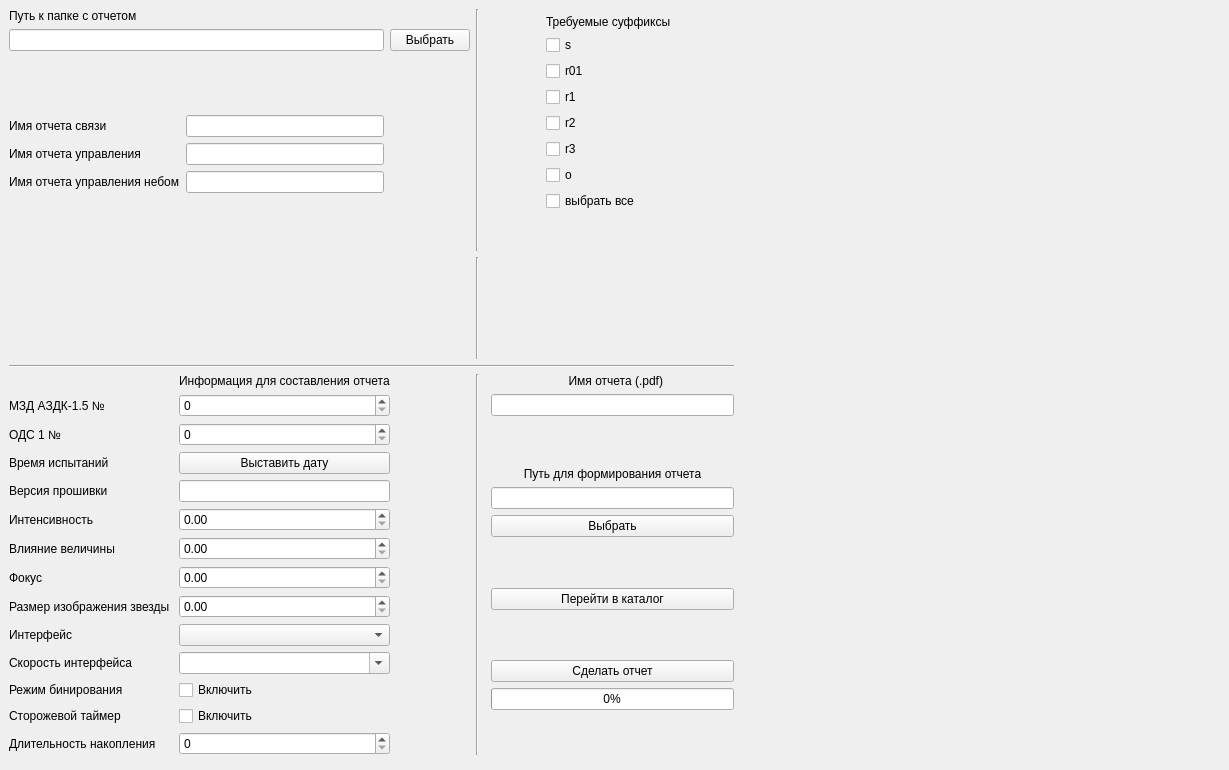
<?xml version="1.0" encoding="UTF-8"?>
<ui version="4.0">
 <class>MainWindow</class>
 <widget class="QMainWindow" name="MainWindow">
  <property name="geometry">
   <rect>
    <x>0</x>
    <y>0</y>
    <width>1229</width>
    <height>770</height>
   </rect>
  </property>
  <property name="minimumSize">
   <size>
    <width>800</width>
    <height>750</height>
   </size>
  </property>
  <property name="maximumSize">
   <size>
    <width>111111</width>
    <height>1111111</height>
   </size>
  </property>
  <property name="windowTitle">
   <string>MainWindow</string>
  </property>
  <widget class="QWidget" name="centralwidget">
   <layout class="QGridLayout" name="gridLayout_4">
    <item row="4" column="3">
     <layout class="QVBoxLayout" name="verticalLayout">
      <item>
       <widget class="QLabel" name="label_16">
        <property name="text">
         <string>  Имя отчета (.pdf)</string>
        </property>
        <property name="alignment">
         <set>Qt::AlignCenter</set>
        </property>
       </widget>
      </item>
      <item>
       <widget class="QLineEdit" name="file_name_line"/>
      </item>
      <item>
       <spacer name="verticalSpacer_3">
        <property name="orientation">
         <enum>Qt::Vertical</enum>
        </property>
        <property name="sizeHint" stdset="0">
         <size>
          <width>20</width>
          <height>40</height>
         </size>
        </property>
       </spacer>
      </item>
      <item>
       <widget class="QLabel" name="label_17">
        <property name="text">
         <string>Путь для формирования отчета</string>
        </property>
        <property name="alignment">
         <set>Qt::AlignCenter</set>
        </property>
       </widget>
      </item>
      <item>
       <widget class="QLineEdit" name="savepath_line"/>
      </item>
      <item>
       <widget class="QPushButton" name="save_path_button">
        <property name="text">
         <string>Выбрать</string>
        </property>
       </widget>
      </item>
      <item>
       <spacer name="verticalSpacer_4">
        <property name="orientation">
         <enum>Qt::Vertical</enum>
        </property>
        <property name="sizeHint" stdset="0">
         <size>
          <width>20</width>
          <height>40</height>
         </size>
        </property>
       </spacer>
      </item>
      <item>
       <widget class="QPushButton" name="to_path_button">
        <property name="text">
         <string>Перейти в каталог</string>
        </property>
       </widget>
      </item>
      <item>
       <spacer name="verticalSpacer_5">
        <property name="orientation">
         <enum>Qt::Vertical</enum>
        </property>
        <property name="sizeHint" stdset="0">
         <size>
          <width>20</width>
          <height>40</height>
         </size>
        </property>
       </spacer>
      </item>
      <item>
       <widget class="QPushButton" name="create_button">
        <property name="text">
         <string>Сделать отчет</string>
        </property>
       </widget>
      </item>
      <item>
       <widget class="QProgressBar" name="progressBar">
        <property name="styleSheet">
         <string notr="true">QProgressBar {
    text-align: center;
}</string>
        </property>
        <property name="maximum">
         <number>100</number>
        </property>
        <property name="value">
         <number>0</number>
        </property>
        <property name="textDirection">
         <enum>QProgressBar::TopToBottom</enum>
        </property>
       </widget>
      </item>
      <item>
       <spacer name="verticalSpacer_6">
        <property name="orientation">
         <enum>Qt::Vertical</enum>
        </property>
        <property name="sizeHint" stdset="0">
         <size>
          <width>20</width>
          <height>40</height>
         </size>
        </property>
       </spacer>
      </item>
     </layout>
    </item>
    <item row="2" column="1">
     <widget class="Line" name="line_4">
      <property name="orientation">
       <enum>Qt::Vertical</enum>
      </property>
     </widget>
    </item>
    <item row="0" column="1" rowspan="2" colspan="3">
     <widget class="Line" name="line">
      <property name="orientation">
       <enum>Qt::Vertical</enum>
      </property>
     </widget>
    </item>
    <item row="0" column="4" rowspan="5">
     <widget class="LogWidget" name="loger" native="true">
      <property name="minimumSize">
       <size>
        <width>480</width>
        <height>720</height>
       </size>
      </property>
     </widget>
    </item>
    <item row="3" column="0" colspan="4">
     <widget class="Line" name="line_2">
      <property name="orientation">
       <enum>Qt::Horizontal</enum>
      </property>
     </widget>
    </item>
    <item row="4" column="0">
     <layout class="QGridLayout" name="gridLayout">
      <item row="4" column="0">
       <widget class="QLabel" name="label_8">
        <property name="text">
         <string>Версия прошивки</string>
        </property>
       </widget>
      </item>
      <item row="12" column="0">
       <widget class="QLabel" name="label_22">
        <property name="text">
         <string>Сторожевой таймер</string>
        </property>
       </widget>
      </item>
      <item row="10" column="1">
       <widget class="QComboBox" name="speed_comboBox">
        <property name="editable">
         <bool>true</bool>
        </property>
       </widget>
      </item>
      <item row="0" column="1">
       <widget class="QLabel" name="label_6">
        <property name="text">
         <string>Информация для составления отчета</string>
        </property>
       </widget>
      </item>
      <item row="13" column="0">
       <widget class="QLabel" name="label_23">
        <property name="text">
         <string>Длительность накопления</string>
        </property>
       </widget>
      </item>
      <item row="11" column="0">
       <widget class="QLabel" name="label_15">
        <property name="text">
         <string>Режим бинирования</string>
        </property>
       </widget>
      </item>
      <item row="13" column="1">
       <widget class="QSpinBox" name="duration_spinBox"/>
      </item>
      <item row="7" column="0">
       <widget class="QLabel" name="label_11">
        <property name="text">
         <string>Фокус </string>
        </property>
       </widget>
      </item>
      <item row="9" column="2">
       <spacer name="horizontalSpacer">
        <property name="orientation">
         <enum>Qt::Horizontal</enum>
        </property>
        <property name="sizeHint" stdset="0">
         <size>
          <width>40</width>
          <height>20</height>
         </size>
        </property>
       </spacer>
      </item>
      <item row="1" column="0">
       <widget class="QLabel" name="label_7">
        <property name="text">
         <string>МЗД АЗДК-1.5 №</string>
        </property>
       </widget>
      </item>
      <item row="12" column="1">
       <widget class="QCheckBox" name="checkBox_timer">
        <property name="text">
         <string>Включить</string>
        </property>
       </widget>
      </item>
      <item row="2" column="1">
       <widget class="QSpinBox" name="number_ods_spinBox"/>
      </item>
      <item row="9" column="0">
       <widget class="QLabel" name="label_13">
        <property name="text">
         <string>Интерфейс</string>
        </property>
       </widget>
      </item>
      <item row="7" column="1">
       <widget class="QDoubleSpinBox" name="focus_doubleSpinBox"/>
      </item>
      <item row="9" column="1">
       <widget class="QComboBox" name="comboBox"/>
      </item>
      <item row="5" column="0">
       <widget class="QLabel" name="label_9">
        <property name="text">
         <string>Интенсивность </string>
        </property>
       </widget>
      </item>
      <item row="1" column="1">
       <widget class="QSpinBox" name="number_spinBox"/>
      </item>
      <item row="6" column="0">
       <widget class="QLabel" name="label_10">
        <property name="text">
         <string>Влияние величины</string>
        </property>
       </widget>
      </item>
      <item row="4" column="1">
       <widget class="QLineEdit" name="firmware_line"/>
      </item>
      <item row="5" column="1">
       <widget class="QDoubleSpinBox" name="intensity_doubleSpinBox"/>
      </item>
      <item row="6" column="1">
       <widget class="QDoubleSpinBox" name="influence_doubleSpinBox"/>
      </item>
      <item row="8" column="1">
       <widget class="QDoubleSpinBox" name="size_doubleSpinBox"/>
      </item>
      <item row="2" column="0">
       <widget class="QLabel" name="label_19">
        <property name="text">
         <string>ОДС 1 №</string>
        </property>
       </widget>
      </item>
      <item row="11" column="1">
       <widget class="QCheckBox" name="checkBox">
        <property name="text">
         <string>Включить</string>
        </property>
       </widget>
      </item>
      <item row="3" column="1">
       <widget class="QPushButton" name="pushButton">
        <property name="text">
         <string>Выставить дату</string>
        </property>
       </widget>
      </item>
      <item row="3" column="0">
       <widget class="QLabel" name="label_18">
        <property name="text">
         <string>Время испытаний</string>
        </property>
       </widget>
      </item>
      <item row="8" column="0">
       <widget class="QLabel" name="label_12">
        <property name="text">
         <string>Размер изображения звезды </string>
        </property>
       </widget>
      </item>
      <item row="10" column="0">
       <widget class="QLabel" name="label_14">
        <property name="text">
         <string>Скорость интерфейса</string>
        </property>
       </widget>
      </item>
      <item row="9" column="3">
       <spacer name="horizontalSpacer_2">
        <property name="orientation">
         <enum>Qt::Horizontal</enum>
        </property>
        <property name="sizeHint" stdset="0">
         <size>
          <width>40</width>
          <height>20</height>
         </size>
        </property>
       </spacer>
      </item>
     </layout>
    </item>
    <item row="4" column="1" colspan="2">
     <widget class="Line" name="line_3">
      <property name="orientation">
       <enum>Qt::Vertical</enum>
      </property>
     </widget>
    </item>
    <item row="1" column="2" colspan="2">
     <layout class="QGridLayout" name="gridLayout_3">
      <item row="8" column="1">
       <spacer name="verticalSpacer_7">
        <property name="orientation">
         <enum>Qt::Vertical</enum>
        </property>
        <property name="sizeHint" stdset="0">
         <size>
          <width>20</width>
          <height>40</height>
         </size>
        </property>
       </spacer>
      </item>
      <item row="5" column="0">
       <spacer name="horizontalSpacer_3">
        <property name="orientation">
         <enum>Qt::Horizontal</enum>
        </property>
        <property name="sizeHint" stdset="0">
         <size>
          <width>40</width>
          <height>20</height>
         </size>
        </property>
       </spacer>
      </item>
      <item row="6" column="1">
       <widget class="QCheckBox" name="sfx_o">
        <property name="layoutDirection">
         <enum>Qt::LeftToRight</enum>
        </property>
        <property name="text">
         <string>o</string>
        </property>
       </widget>
      </item>
      <item row="3" column="1">
       <widget class="QCheckBox" name="sfx_r1">
        <property name="text">
         <string>r1</string>
        </property>
       </widget>
      </item>
      <item row="5" column="1">
       <widget class="QCheckBox" name="sfx_r3">
        <property name="text">
         <string>r3</string>
        </property>
       </widget>
      </item>
      <item row="1" column="1">
       <widget class="QCheckBox" name="sfx_s">
        <property name="text">
         <string>s</string>
        </property>
       </widget>
      </item>
      <item row="7" column="1">
       <widget class="QCheckBox" name="sfx_all">
        <property name="text">
         <string>выбрать все</string>
        </property>
       </widget>
      </item>
      <item row="0" column="1">
       <layout class="QVBoxLayout" name="verticalLayout_3">
        <item>
         <widget class="QLabel" name="label_4">
          <property name="text">
           <string>Требуемые суффиксы </string>
          </property>
         </widget>
        </item>
       </layout>
      </item>
      <item row="2" column="1">
       <widget class="QCheckBox" name="sfx_ro1">
        <property name="text">
         <string>r01</string>
        </property>
       </widget>
      </item>
      <item row="4" column="1">
       <widget class="QCheckBox" name="sfx_r2">
        <property name="text">
         <string>r2</string>
        </property>
       </widget>
      </item>
      <item row="6" column="2">
       <spacer name="horizontalSpacer_5">
        <property name="orientation">
         <enum>Qt::Horizontal</enum>
        </property>
        <property name="sizeHint" stdset="0">
         <size>
          <width>40</width>
          <height>20</height>
         </size>
        </property>
       </spacer>
      </item>
     </layout>
    </item>
    <item row="2" column="0">
     <spacer name="verticalSpacer_8">
      <property name="orientation">
       <enum>Qt::Vertical</enum>
      </property>
      <property name="sizeHint" stdset="0">
       <size>
        <width>20</width>
        <height>40</height>
       </size>
      </property>
     </spacer>
    </item>
    <item row="0" column="0" rowspan="2">
     <layout class="QGridLayout" name="gridLayout_2">
      <item row="3" column="1">
       <widget class="QLineEdit" name="name_report_line"/>
      </item>
      <item row="6" column="1">
       <spacer name="verticalSpacer">
        <property name="orientation">
         <enum>Qt::Vertical</enum>
        </property>
        <property name="sizeHint" stdset="0">
         <size>
          <width>20</width>
          <height>40</height>
         </size>
        </property>
       </spacer>
      </item>
      <item row="0" column="0">
       <widget class="QLabel" name="label_5">
        <property name="text">
         <string>Путь к папке с отчетом</string>
        </property>
        <property name="scaledContents">
         <bool>true</bool>
        </property>
       </widget>
      </item>
      <item row="3" column="0">
       <widget class="QLabel" name="label">
        <property name="text">
         <string>Имя отчета связи</string>
        </property>
        <property name="scaledContents">
         <bool>true</bool>
        </property>
       </widget>
      </item>
      <item row="4" column="0">
       <widget class="QLabel" name="label_2">
        <property name="text">
         <string>Имя отчета управления</string>
        </property>
        <property name="scaledContents">
         <bool>true</bool>
        </property>
       </widget>
      </item>
      <item row="5" column="0">
       <widget class="QLabel" name="label_3">
        <property name="text">
         <string>Имя отчета управления небом</string>
        </property>
        <property name="scaledContents">
         <bool>true</bool>
        </property>
       </widget>
      </item>
      <item row="1" column="0" colspan="2">
       <widget class="QLineEdit" name="path_to_file_line"/>
      </item>
      <item row="4" column="1">
       <widget class="QLineEdit" name="management_report_line"/>
      </item>
      <item row="1" column="2">
       <widget class="QPushButton" name="puth_to_file_button">
        <property name="text">
         <string>Выбрать</string>
        </property>
       </widget>
      </item>
      <item row="5" column="1">
       <widget class="QLineEdit" name="management_sky_report_line"/>
      </item>
      <item row="2" column="0">
       <spacer name="verticalSpacer_2">
        <property name="orientation">
         <enum>Qt::Vertical</enum>
        </property>
        <property name="sizeHint" stdset="0">
         <size>
          <width>20</width>
          <height>40</height>
         </size>
        </property>
       </spacer>
      </item>
     </layout>
    </item>
    <item row="5" column="1">
     <widget class="Line" name="line_5">
      <property name="orientation">
       <enum>Qt::Vertical</enum>
      </property>
     </widget>
    </item>
   </layout>
  </widget>
 </widget>
 <customwidgets>
  <customwidget>
   <class>LogWidget</class>
   <extends>QWidget</extends>
   <header>log/logw.h</header>
   <container>1</container>
  </customwidget>
 </customwidgets>
 <resources/>
 <connections/>
</ui>
